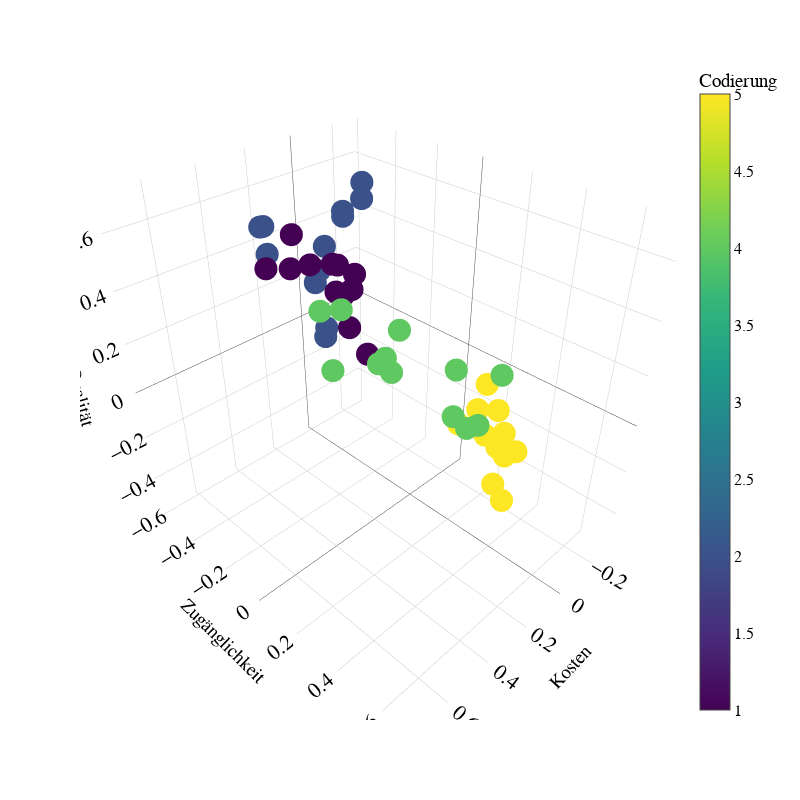

Notebook cell for this chart:
### Code cell
# 3d scatter plot
plt_data3D = plt_data[np.logical_and(plt_data.index.get_level_values('Codierung') != 0,plt_data.index.get_level_values('Codierung')!= 3)].reset_index()

fig = px.scatter_3d(plt_data3D, x='Kosten', y='Zugänglichkeit', z='Qualität', color='Codierung')
fig.update_layout(width=800, height=800)
fig.show()

### Figure 1 — Plotly figure (JSON) as saved in the notebook; plotly's stock layout.template omitted (floating-point values rounded to 4 significant figures)
{"data": [{"hovertemplate": "Kosten=%{x}<br>Zugänglichkeit=%{y}<br>Qualität=%{z}<br>Codierung=%{marker.color}<extra></extra>", "legendgroup": "", "marker": {"color": [1, 2, 4, 5, 1, 2, 4, 5, 1, 2, 4, 5, 1, 2, 4, 5, 1, 2, 4, 5, 1, 2, 4, 5, 1, 2, 4, 5, 1, 2, 4, 5, 1, 2, 4, 5, 1, 2, 4, 5, 1, 2, 4, 5, 1, 2, 4, 5], "coloraxis": "coloraxis", "symbol": "circle"}, "mode": "markers", "name": "", "scene": "scene", "showlegend": false, "type": "scatter3d", "x": [0.1387, 0.07628, 0.397, -0.1962, 0.1515, 0.09487, 0.4425, -0.1776, 0.1515, 0.09487, 0.4425, -0.1776, 0.1468, 0.03855, 0.4409, -0.1849, 0.2016, 0.1751, 0.5199, -0.2789, 0.2016, 0.1751, 0.5199, -0.2789, 0.2131, 0.1833, 0.4923, -0.2612, 0.2846, 0.2493, 0.7316, -0.2157, 0.3004, -0.07579, 0.6708, -0.2194, 0.4919, 0.0653, 0.7034, -0.07185, 0.4919, 0.0653, 0.7034, -0.07185, 0.384, -0.02124, 0.708, -0.05651], "y": [-0.09564, -0.3887, 0.555, 0.3045, -0.1708, -0.3587, 0.5424, 0.268, -0.1545, -0.3872, 0.5424, 0.2687, -0.1454, -0.4179, 0.6815, 0.2888, -0.1454, -0.3155, 0.6815, 0.2888, -0.1793, -0.5806, 0.389, 0.1995, -0.1793, -0.5806, 0.389, 0.1995, -0.2066, -0.5079, 0.3991, 0.1374, -0.2718, -0.3377, 0.3678, 0.1674, -0.1609, -0.2856, 0.5248, 0.2847, -0.04432, -0.2856, 0.5463, 0.3752, 0.03748, -0.2827, 0.3343, 0.1744], "z": [0.1175, 0.03582, 0.291, -0.5332, 0.1986, 0.09475, 0.3483, -0.4589, 0.3539, 0.3204, 0.4967, -0.2744, 0.4125, 0.3872, 0.5466, -0.2005, 0.3522, 0.3288, 0.438, -0.3437, 0.3541, 0.347, 0.453, -0.3344, 0.4604, 0.4581, 0.5702, -0.1835, 0.4734, 0.4987, 0.5641, -0.1878, 0.5622, 0.6166, 0.693, -0.05806, 0.5492, 0.5495, 0.6289, -0.1484, 0.5904, 0.5675, 0.6538, -0.1913, 0.5928, 0.5886, 0.6904, -0.1499]}], "layout": {"coloraxis": {"colorbar": {"title": {"text": "Codierung"}}, "colorscale": [[0, "#440154"], [0.1111, "#482878"], [0.2222, "#3e4989"], [0.3333, "#31688e"], [0.4444, "#26828e"], [0.5556, "#1f9e89"], [0.6667, "#35b779"], [0.7778, "#6ece58"], [0.8889, "#b5de2b"], [1, "#fde725"]]}, "height": 800, "legend": {"tracegroupgap": 0}, "margin": {"t": 60}, "scene": {"domain": {"x": [0, 1], "y": [0, 1]}, "xaxis": {"title": {"text": "Kosten"}}, "yaxis": {"title": {"text": "Zugänglichkeit"}}, "zaxis": {"title": {"text": "Qualität"}}}, "width": 800}}
